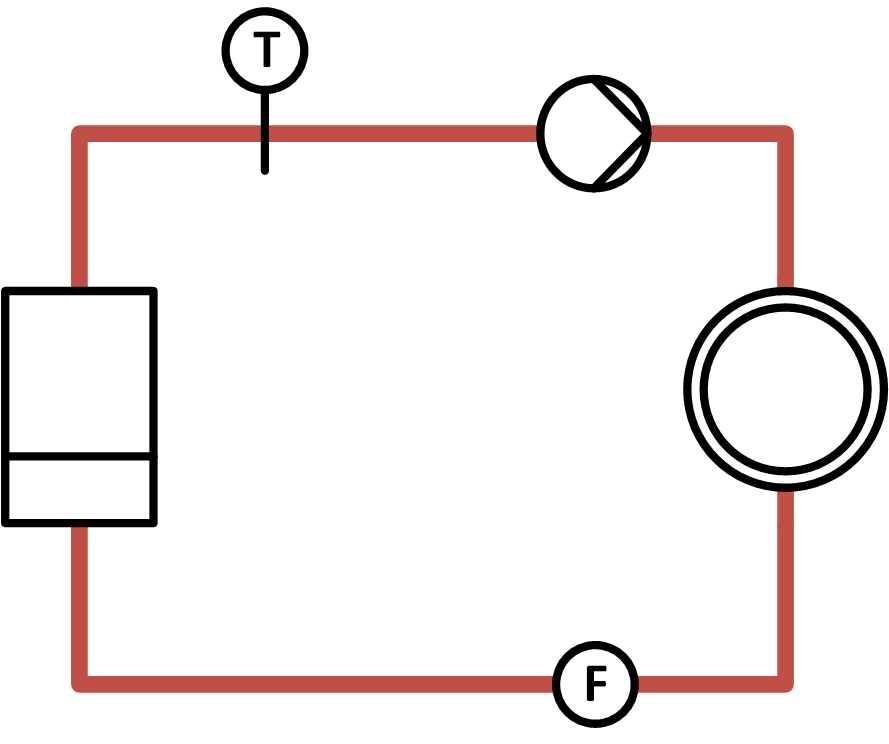
#> input picture data/examples_png/ex0.png, 889 x 744 px
$ python detect.py
#> lines starting #> are read from the running program, lines starting #| are printed output that depends on the picture; after the words box and inside, x2 and y2 are one past the last pixel; in counts of white or black regions, pixels touching at a corner belong together
import os
import sys
import cv2
import numpy as np

MAX_DIST = 32**2
MATCHING_THRESHOLD = 0.85
DIST_THRESHOLD = 16**2

type_label_map = {
    'Cns': 'C',
    'Gen': 'G',
    'Junction': 'J',
    'Terminal': 'T',
    'TSen': 'Ts',
    'PSen': 'Ps',
    'VflSen': 'Fs',
    'TMon': 'Tm',
    'VflMon': 'Fm',
    'Pu': 'P',
    'Vlv': 'V',
}


class GraphGenerator():
    def __init__(self, img):
        self.graph = self.generate_graph_from_image(img)

    def segment_lines(self, img):
        """ returns line segments, lines are not guaranteed to be unique """
        # grey image and mask lines
        img_grey = cv2.cvtColor(img, cv2.COLOR_BGR2GRAY)
        img_grey[img_grey == 255] = 0

        kernel = np.ones((15, 15), np.uint8)
        img_grey = cv2.erode(img_grey, kernel)
        # [9 lines of commented-out code are left out]

        fld = cv2.ximgproc.createFastLineDetector()
        lines = fld.detect(img_grey)

        result_img = fld.drawSegments(img_grey, lines)

        return [l[0].tolist() for l in lines]

    def segment_symbols(self, img):
        """ returns bounding boxes around symbols """
        img_grey = cv2.cvtColor(img, cv2.COLOR_BGR2GRAY)
        img_grey = (255 - img_grey)

        img_grey[img_grey < 200] = 0

        contours, h = cv2.findContours(
            img_grey, cv2.RETR_EXTERNAL, cv2.CHAIN_APPROX_NONE)
        # img = cv2.cvtColor(img_grey, cv2.COLOR_GRAY2BGR)

        boxes = []
        for c in contours:
            [X, Y, W, H] = cv2.boundingRect(c)

            cv2.rectangle(img, (X, Y), (X + W, Y + H), (0, 255, 0), 2)
            # XXX: hack to enable matching of generators
            boxes.append((X+5, Y+5, X-5 + W, Y-5 + H))

        return boxes

    def match_img_symbols(self, img_gray_cropped, symbols):
        """ matches an image against set of images """
        for k, v in symbols.items():
            rot1 = cv2.rotate(v, cv2.ROTATE_90_CLOCKWISE)
            rot2 = cv2.flip(rot1, 0)

            for template in [v, cv2.flip(v, 1), cv2.flip(v, 0), rot1, rot2]:
                # print('search {} = {}'.format(k, type(v)))
                # template = v

                w, h = template.shape[::-1]

                # iw, ih = img_gray_cropped.shape[::-1]
                # print(w,h,iw,ih)

                # Perform match operations.
                try:
                    res = cv2.matchTemplate(
                        img_gray_cropped, template, cv2.TM_CCOEFF_NORMED)
                except:
                    continue
                loc = np.where(res >= MATCHING_THRESHOLD)

                # Draw a rectangle around the matched region.
                points = []
                for pt in zip(*loc[::-1]):
                    return {k: [pt[0]+w/2, pt[1]+h/2]}

        return None

    def detect_symbol(self, img_rgb, bboxes, symbols_path='data/symbols_png/'):
        """ given image and bounding boxes, classifies symbols
            using template matching
        """

        # load symbol templates
        symbols = {}
        for sf in os.listdir(symbols_path):
            name = sf.split('.')[0]
            if name in ['Pipe', 'Terminal', 'Crossing']:
                continue
            symbol_grey = cv2.imread(symbols_path + sf, 0)
            if symbol_grey is None:
                print("ERROR: symbol image not found", sf)
                sys.exit(-1)
            symbols[name] = symbol_grey

        # test bounded image area against all symbols
        img_gray = cv2.cvtColor(img_rgb, cv2.COLOR_BGR2GRAY)

        nodes = []
        for bb in bboxes:
            img_gray_cropped = img_gray[bb[1]:bb[3], bb[0]:bb[2]]

            # TODO weird output
            node = self.match_img_symbols(img_gray_cropped, symbols)
            if node != None:
                node[list(node)[0]] = [int(bb[1] + (bb[3] - bb[1]) / 2.0),
                                       int(bb[0] + (bb[2] - bb[0]) / 2.0)]
                nodes.append(node)

        return nodes

    def build_graph(self, nodes, edges):
        """ connects lines and nodes to form a graph """
        #print("building graph")
        #print(nodes, edges)

        node_list = []
        edge_list = []

        id_counts = {}
        for node in nodes:
            node_type = list(node)[0]
            if node_type not in id_counts.keys():
                id_counts[node_type] = 0
            else:
                id_counts[node_type] += 1

            label = node_type
            if node_type in type_label_map:
                label = type_label_map[node_type]
            node_list.append(
                {'id': '{}{}'.format(node_type, id_counts[node_type]),
                 'label': label,
                 'coordinates': node[node_type]})

        for edge in edges:
            start = np.array([edge[1], edge[0]])
            end = np.array([edge[3], edge[2]])
            #print(start, end)
            best_source = None
            best_source_dist = np.Inf
            best_target = None
            best_target_dist = np.Inf
            for node in node_list:
                source_dist = np.linalg.norm(
                    start - np.array(node['coordinates']))
                target_dist = np.linalg.norm(
                    end - np.array(node['coordinates']))
                if best_source_dist > source_dist:
                    best_source = node['id']
                    best_source_dist = source_dist
                if best_target_dist > target_dist:
                    best_target = node['id']
                    best_target_dist = target_dist
            #print(best_source_dist, best_target_dist)
            edge_list.append({'source': best_source, 'target': best_target})

        graph = {'nodes': node_list, 'edges': edge_list}
        return graph

    def filter_and_merge_lines(self, lines):
        unique_lines = []
        # filter out duplicates
        for l in lines:
            if ((l[0]-l[2])**2 + (l[1]-l[3])**2) < DIST_THRESHOLD:
                #print('skipping short line', l)
                continue

            skip = False
            for ul in unique_lines:
                sd = (ul[0]-l[2])**2 + (ul[1]-l[3])**2
                ed = (ul[2]-l[0])**2 + (ul[3]-l[1])**2
                if sd < DIST_THRESHOLD and ed < DIST_THRESHOLD:
                    #print("duplicate")
                    skip = True
                    break
                sd = (ul[0]-l[0])**2 + (ul[1]-l[3])**2
                ed = (ul[2]-l[2])**2 + (ul[1]-l[3])**2
                if sd < DIST_THRESHOLD and ed < DIST_THRESHOLD:
                    #print("duplicate")
                    skip = True
                    break

            if skip:
                continue
            unique_lines.append(l)

        edges = []
        # merge
        for ul in unique_lines:
            skip = False
            for i, e in enumerate(edges):
                sd = (e[0]-ul[0])**2 + (e[1]-ul[1])**2
                ed = (e[2]-ul[2])**2 + (e[3]-ul[3])**2
                if ed < DIST_THRESHOLD:
                    edges[i] = [e[0], e[1], ul[0], ul[1]]
                    #print('merged line')
                    skip = True
                    break
                if sd < DIST_THRESHOLD:
                    edges[i] = [e[2], e[3], ul[2], ul[3]]
                    #print('merged line')
                    skip = True
                    break
                sd = (e[0]-ul[2])**2 + (e[1]-ul[3])**2
                ed = (e[2]-ul[0])**2 + (e[3]-ul[1])**2
                if ed < DIST_THRESHOLD:
                    edges[i] = [e[0], e[1], ul[2], ul[3]]
                    #print('merged line')
                    skip = True
                    break
                if sd < DIST_THRESHOLD:
                    edges[i] = [e[2], e[3], ul[0], ul[1]]
                    #print('merged line')
                    skip = True
                    break
            if not skip:
                edges.append(ul)

        # [9 lines of commented-out code are left out]

        return edges

    def generate_graph_from_image(self, img):
        """ takes an image and generates a graph """
        print("...segmenting, filtering and merging lines...")
        lines = self.segment_lines(img)
        edges = self.filter_and_merge_lines(lines)

        print("...segmenting and detecting symbols...")
        bounding_boxes = self.segment_symbols(img)
        nodes = self.detect_symbol(img, bounding_boxes)

        print("...building graph...")
        graph = self.build_graph(nodes, edges)
        return graph


if __name__ == '__main__':
    graph_filename = 'data/examples_png/ex0.png'
    # graph_filename = r'data_SI/examples_png/ex0_hand.png'
    # graph_filename = r'data_SI/examples_png/ex0_pic.png'

    img_rgb = cv2.imread(graph_filename)
#> img_rgb is the input picture: shape (744, 889, 3); mean B, G, R 236.2, 236.7, 241.9
    if img_rgb is None:
        print("ERROR: image not found", graph_filename)
        sys.exit(-1)

    graph_generator = GraphGenerator(img_rgb)
#> in segment_lines, `lines = fld.detect(img_grey)`: lines = 18 rows, first 6: [77.13, 134, 76.98, 279], [253, 131, 85, 131], [529, 131, 278, 131], [782, 131.1, 661, 131], [786.1, 279, 785.9, 133], [83, 134, 252, 134]
#> in generate_graph_from_image, `lines = self.segment_lines(img)`: lines = 18 items, first 6: [77.13, 134, 76.98, 279], [253, 131, 85, 131], [529, 131, 278, 131], [782, 131.1, 661, 131], [786.1, 279, 785.9, 133], [83, 134, 252, 134]
#> the loop in filter_and_merge_lines, `for l in lines:` made 18 passes
#> l on passes 1 to 12: [77.13, 134, 76.98, 279], [253, 131, 85, 131], [529, 131, 278, 131], [782, 131.1, 661, 131], [786.1, 279, 785.9, 133], [83, 134, 252, 134], [276, 134, 528, 134], [659, 134, 781, 134], [783, 135, 783, 279], [80, 279, 80, 137], [786, 683, 786, 498], [645, 685, 784, 684.9]
#> after the loop in filter_and_merge_lines, `for l in lines:`: unique_lines = [[77.13, 134, 76.98, 279], [253, 131, 85, 131], [529, 131, 278, 131], [782, 131.1, 661, 131], [786.1, 279, 785.9, 133], [786, 683, 786, 498], [645, 685, 784, 684.9], [77.03, 534, 77.03, 681], [79, 685, 544, 685]]
#> the loop in filter_and_merge_lines, `for ul in unique_lines:` made 9 passes
#> after the loop in filter_and_merge_lines, `for ul in unique_lines:`: edges = [[76.98, 279, 253, 131], [529, 131, 278, 131], [661, 131, 786.1, 279], [786, 498, 645, 685], [77.03, 534, 544, 685]]
#> in segment_symbols, `img_grey[img_grey < 200] = 0`:
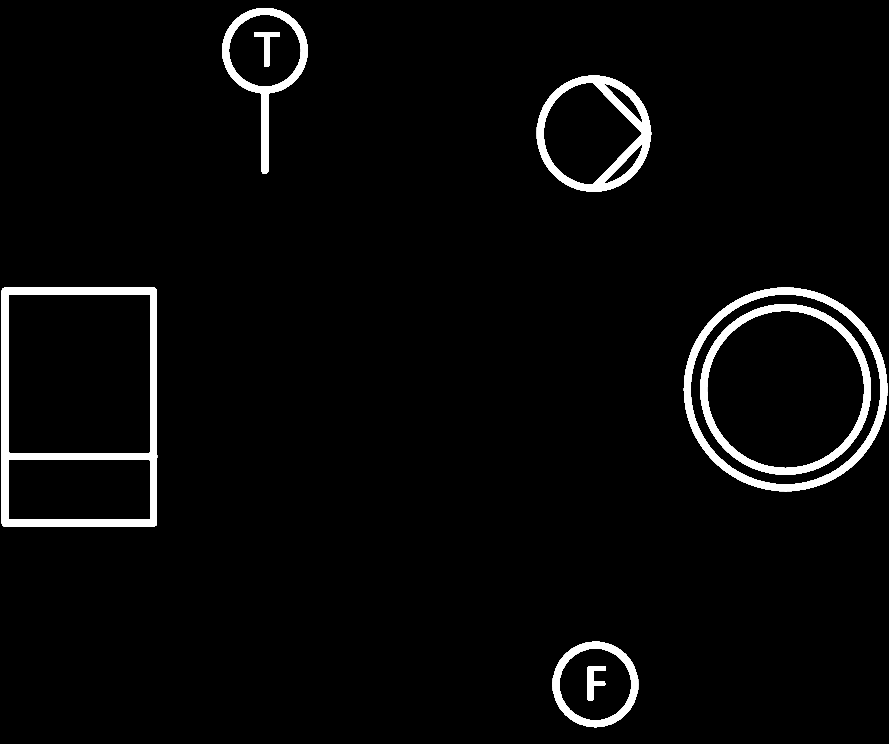
#> img_grey: shape (744, 889); min 0, max 255, mean 9.4
#> in segment_symbols, `contours, h = cv2.findContours( img_grey, cv2.RETR_EXTERNAL, cv2.CHAIN..`: contours = 5 contours; box (x1, y1, x2, y2) and area: (1, 287, 158, 527) 37038, (683, 287, 888, 492) 32517, (536, 75, 652, 192) 10398, (222, 8, 308, 174) 6280, (552, 641, 639, 728) 5734; h = [[1, -1, -1, -1], [2, 0, -1, -1], [3, 1, -1, -1], [4, 2, -1, -1], [-1, 3, -1, -1]]
#> the loop in segment_symbols, `for c in contours:` made 5 passes
#> (X, Y, W, H) on passes 1 to 5: (552, 641, 87, 87), (683, 287, 205, 205), (1, 287, 157, 240), (536, 75, 116, 117), (222, 8, 86, 166)
#> after the loop in segment_symbols, `for c in contours:`:
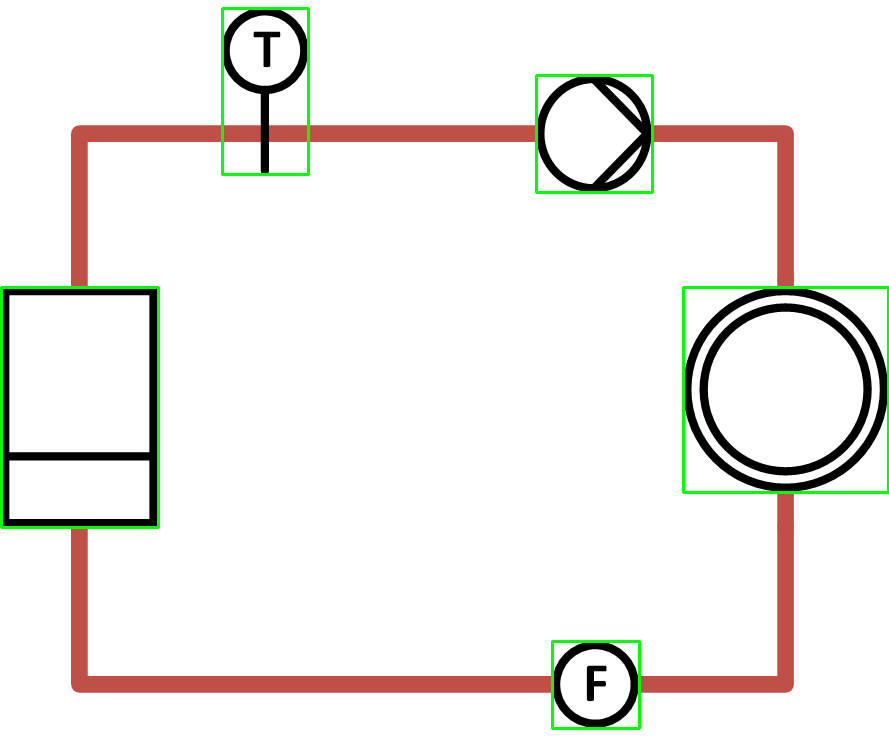
#> img: shape (744, 889, 3); 1.3% of pixels changed, all inside (x1, y1, x2, y2) = (0, 7, 889, 730)
#> after the loop in segment_symbols, `for c in contours:`: boxes = [(557, 646, 634, 723), (688, 292, 883, 487), (6, 292, 153, 522), (541, 80, 647, 187), (227, 13, 303, 169)]
#> in generate_graph_from_image, `bounding_boxes = self.segment_symbols(img)`: bounding_boxes has the same summary as boxes in segment_symbols
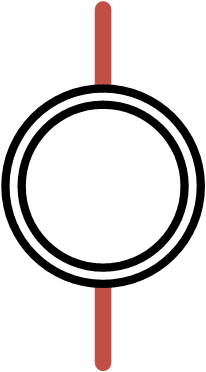
#> input picture data/symbols_png/Cns.png, 206 x 372 px
#> in detect_symbol, `img_gray = cv2.cvtColor(img_rgb, cv2.COLOR_BGR2GRAY)`:
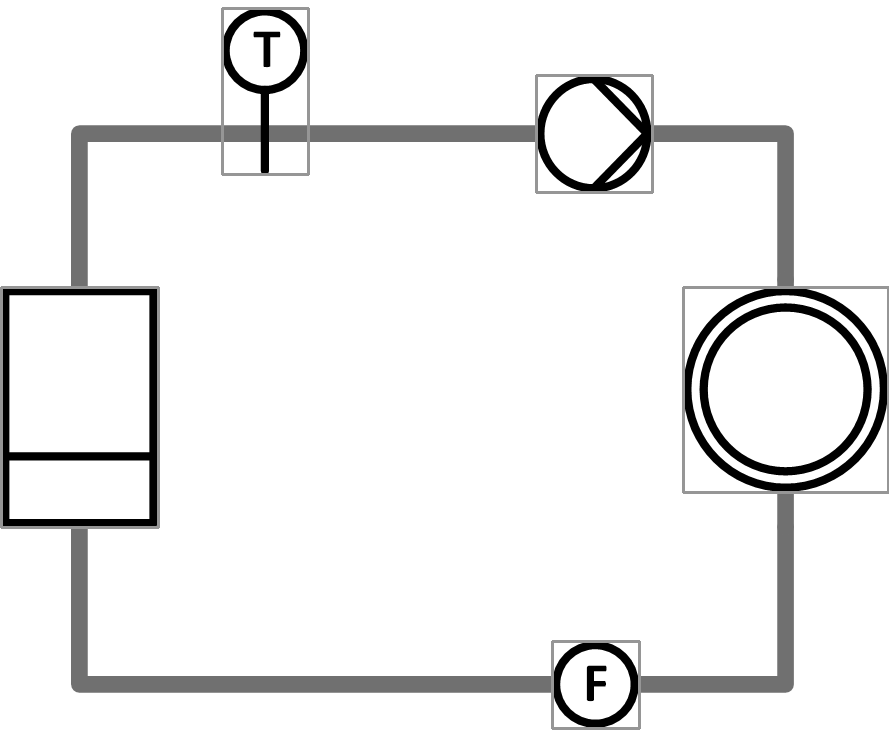
#> img_gray: shape (744, 889); min 0, max 255, mean 237.5
#> the loop in detect_symbol, `for bb in bboxes:` made 5 passes
#> bb on pass 2: (688, 292, 883, 487)
#> pass 1, in detect_symbol, `img_gray_cropped = img_gray[bb[1]:bb[3], bb[0]:bb[2]]`:
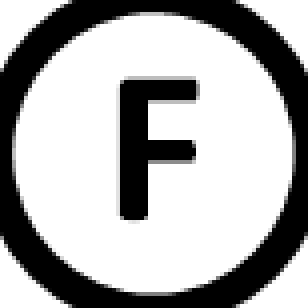
#> img_gray_cropped: shape (77, 77) (shown 4 times larger); min 0, max 255, mean 173.2
#> pass 3, in detect_symbol, `img_gray_cropped = img_gray[bb[1]:bb[3], bb[0]:bb[2]]`:
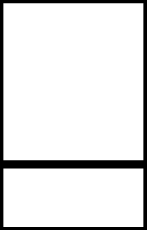
#> img_gray_cropped: shape (230, 147); min 0, max 255, mean 227.5
#> after the loop in detect_symbol, `for bb in bboxes:`:
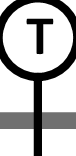
#> img_gray_cropped: shape (156, 76); min 0, max 255, mean 186.6
#> after the loop in detect_symbol, `for bb in bboxes:`: nodes = 1 item
#> the loop in build_graph, `for node in nodes:` made 1 pass
#> (node, node_type) on pass 1: ({'Cns': [389, 785]}, 'Cns')
#> after the loop in build_graph, `for node in nodes:`: id_counts = {'Cns': 0}; node_list = 1 item
#> the loop in build_graph, `for edge in edges:` made 5 passes
#> (edge, start, end) on passes 1, 3, 4, 5: ([76.98, 279, 253, 131], [279, 76.98], [131, 253]), ([661, 131, 786.1, 279], [131, 661], [279, 786.1]), ([786, 498, 645, 685], [498, 786], [685, 645]), ([77.03, 534, 544, 685], [534, 77.03], [685, 544])
#> (edge, start) on pass 2: ([529, 131, 278, 131], [131, 529])
#> after the loop in build_graph, `for edge in edges:`: edge_list = 5 items
#> in generate_graph_from_image, `graph = self.build_graph(nodes, edges)`: graph = 2 items
    print(graph_generator.graph)
#> (printed output is left out)
